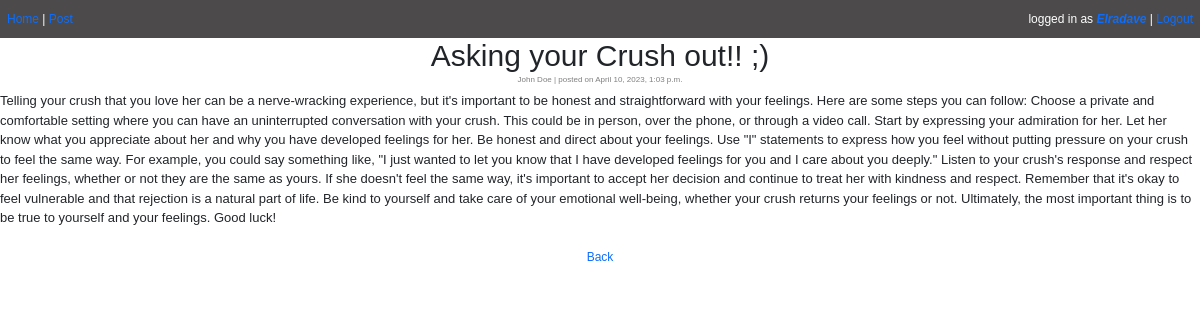
Screenshot of /post_page/35 (signed in) with the database file from the repository.
### main/models.py (models this page shows, shortened)
class Post(models.Model):
    author = models.ForeignKey(User, on_delete=models.CASCADE)
    title = models.CharField(max_length=100)
    description = models.TextField()
    created_at = models.DateTimeField(auto_now_add=True)
    updated_at = models.DateTimeField(auto_now=True)

### main/views.py (the view)
# urls.py: path('post_page/<str:post_id>', views.post_page, name='post_page')
@login_required(login_url='/login')
def post_page(request, post_id):
    post = Post.objects.get(id=post_id)
    return render(request, 'post.html', {'post': post})

### main/templates/post.html (shortened to what this page needs)
{% extends 'main.html' %}
{% block style %}
{% load static %}
<link rel="stylesheet" href="{% static 'post.css' %}">
{% endblock %}
{% block content%}
<div class="user_post">
    <h1 class="post_title">{{post.title}}</h1>
    <p class="post_username">{{ post.author.username }}<span class="post_time"> | posted on {{post.created_at}}</span>
    </p>
    <p class="post_description">{{post.description}}</p>
</div>
{% endblock %}

### main/templates/main.html (shortened to what this page needs)
<!DOCTYPE html>
<html lang="en">
  <head>
    {% load static %}
    <link rel="stylesheet" href="{% static 'main.css' %}" />
    {% block style%}{% endblock%}
    <link
      href="https://cdn.jsdelivr.net/npm/bootstrap@5.3.0-alpha2/dist/css/bootstrap.min.css"
      rel="stylesheet"
    />
  </head>
  <body>
    <div style="color: white;
      font-size: 12px;
      padding-top: 10px;
      padding-bottom: 10px;
      padding-left: 7px;
      padding-right: 7px;
      font-family: Arial;
      background-color: rgb(76, 74, 74);
      display: grid;
      text-decoration: none;
      grid-template-columns: 1fr 1fr;">
      <div class="left-grid">
        <a href="/" style="text-decoration: none;">Home</a> | <a href="/create-post" style="text-decoration: none;">Post</a>
      </div>
      <div class="right-grid">
        logged in as <a href="{% url 'profile' user.username %}" style="text-decoration: none;"><strong>{{user.username}}</strong></a> |
        <a href="/logout" style="text-decoration: none;">Logout</a>
      </div>
    </div>
    {% block content%}{% endblock %}
    {% if request.path == '/' %}
    <p style="text-align: center;
              font-family: Arial;
              font-size: 12px;
              margin-top: 20px;">
    <a href="#top" style="text-decoration: none;">Go Back Up</a>
    </p>
    {% else %}
    <p style="text-align: center;
              font-family: Arial;
              font-size: 12px;
              margin-top: 20px;">
    <a href="#" onclick="history.back()" style="text-decoration: none;">Back</a></p>
    {% endif %}
  </body>
</html>

### static/main.css (style rules this page uses)
div { font-family: Arial; }
.right-grid { text-decoration: none; text-align: right; }
a { color : blue; text-decoration: none; cursor: pointer; }
strong { font-style: italic; }

### static/post.css (style rules this page uses)
.post_title, .post_description, .post_time, .post_username { font-family: Arial; margin-top: 0; margin-bottom: 0; }
.post_title { font-size: 30px; text-align: center; }
.post_description { font-size: 13px; margin-bottom: 10px; }
.post_username, .post_time { font-size: 8px; color: gray; text-align: center; margin-bottom: 5px; }

### rows the page displays
Post: title "Asking your Crush out!! ;)", author.username "John Doe", created_at "April 10, 2023, 1:03 p.m.", description "Telling your crush that you love her can be a nerve-wracking experience, but it's important to be honest and straightforward with your feelings. Here are some steps you can follow: Choose a private and comfortable setting where you can have an uninterrupted conversation with your crush. This could be in person, over the phone, or through a video call. Start by expressing your admiration for her. Let her know what you appreciate about her and why you have developed feelings for her. Be honest and direct about your feelings. Use \"I\" statements to express how you feel without putting pressure on your crush to feel the same way. For example, you could say something like, \"I just wanted to let…"

### other values shown
{{ user.username }} "Elradave"
